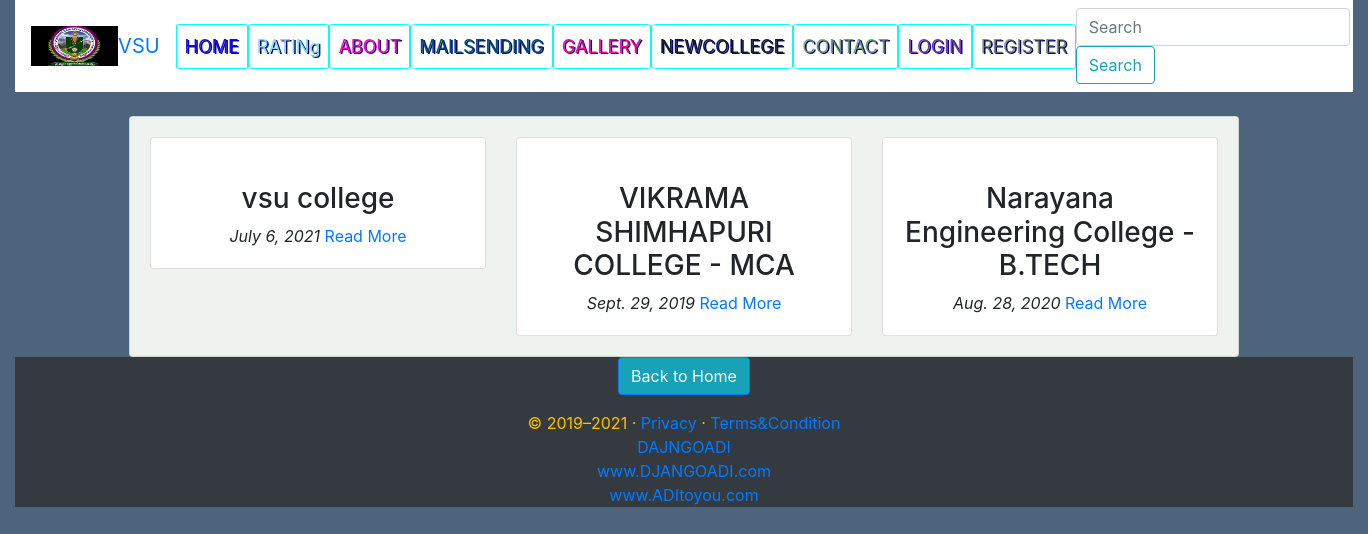
/home/, run on the app's committed database.
### main/models.py (models this page shows, shortened)
class Movie(models.Model):
    name = models.CharField(max_length=300)
    director = models.CharField(max_length=300)
    cast = models.CharField(max_length=800)
    description = models.TextField( max_length=5000)
    release_date = models.DateField()
    averageRating = models.FloatField(default=0)
    image = models.URLField(default=None, null=True)
    class Meta:
        verbose_name_plural = "COLLEGE"

### main/views.py (the view)
# urls.py: 2. Add a URL to urlpatterns:  path('', views.home, name='home')
def home(request):
    query = request.GET.get("title")
    allMovies = None
    if query:
        allMovies = Movie.objects.filter(name__icontains=query)
    else:
        allMovies = Movie.objects.all()  # select * from movie
    context = {
        "movies": allMovies,
    }
    return render(request, 'main/index.html', context)

### main/templates/main/index.html (shortened to what this page needs)
{% extends 'main/base.html' %}
{% load static %}
{% block content %}
<div class="container">
    <br>
    <div class="card" id="backdrop">
        <div class="card-body">
            <div class="row">
                {% for movie in movies %}
                <div class="col-md-4">
                    <div class="card">
                        <div class="card-body">
                            <div class="text-center">
                            <h3 class="text-center">{{ movie.name }}</h3>
                            <i class="text-center">{{ movie.release_date }}</i>
                            <a href="{% url 'main:detail' movie.id %}">Read More</a>
                        </div>
                        </div>
                    </div>
                </div>
                {% endfor %}
            </div>
        </div>
    </div>
</div>
{% endblock %}

### main/templates/main/base.html (shortened to what this page needs)
{% load static %}
<!doctype html>
<html lang="en">
<head>
  <link rel="stylesheet" href="https://maxcdn.bootstrapcdn.com/bootstrap/4.0.0/css/bootstrap.min.css"
>
  {% load static %}
  <link rel="stylesheet" href="{% static 'css/main.css' %}">
</head>
<body>
  <div class="col-sm-12">
    <nav class="navbar navbar-expand-sm navbar-warning bg-white text-white">
      <img src="{% static 'images/logos.jpg' %}" height="40px" />
      <a class="navbar-brand " href="{% url 'main:home' %}">VSU</a>
      <div class="collapse navbar-collapse" id="navbarSupportedContent">
        <ul class="navbar-nav mr-auto">
          <li class="nav-item active">
            <a class="nav-link" style="color:rgb(25, 10, 233)" href="{% url 'main:main' %}">HOME</a>
          </li>
          <li class="nav-item">
            <a class="nav-link active" style="color:rgb(121, 220, 233)" href="{% url 'main:home' %}">RATINg</a>
          </li>
          <li class="nav-item">
            <a class="nav-link active" style="color:rgb(255, 0, 191)" href="{% url 'main:abt' %}">ABOUT</a>
          </li>
          <li class="nav-item">
            <a class="nav-link active" style="color:rgb(0, 82, 102)" href="{% url 'main:email' %}">MAILSENDING</a>
          </li>
          <li class="nav-item">
            <a class="nav-link" style="color:rgb(255, 0, 149)" href="{% url 'main:gallery' %}">GALLERY</a>
          </li>
          <li class="nav-item">
            <a class="nav-link active" style="color:rgb(20, 29, 29)" href="{% url 'main:add_movies' %}">NEWCOLLEGE</a>
          </li>
          <li class="nav-item">
            <a class="nav-link active" style="color:rgba(103, 153, 88, 0.877)" href="{% url 'main:contact' %}">CONTACT</a>
          </li>
          {% if user.is_authenticated %}
          <li class="nav-item dropdown">
            <a class="nav-link active dropdown-toggle" href="#" id="navbarDropdown" role="button" data-toggle="dropdown"
              aria-haspopup="true" aria-expanded="false">
              <small style="color:rgb(122, 114, 114; background-color: white;)">{{ user.username }}</small>
            </a>
            <div class="dropdown-menu " aria-labelledby="navbarDropdown">
              <a class="dropdown-item active" style="color:rgb(223, 231, 148)" href="#">My Profile</a>
              <div class="dropdown-divider"></div>
              <a class="dropdown-item active" style="color:rgb(200, 194, 226)" href="{% url 'admin:index' %}">ADMIN-SITE</a>
              <div class="dropdown-divider"></div>
              <a class="dropdown-item active" style="color:rgb(45, 175, 95)" href="{% url 'accounts:logout' %}">Logout</a>
            </div>
            </div>
          </li>
          {% else %}
          <li class="nav-item">
            <a class="nav-link active" style="color:rgb(117, 57, 167)" href="{% url 'accounts:login' %}">LOGIN</a>
          </li>
          <li class="nav-item">
            <a class="nav-link active" style="color:rgba(91, 112, 58, 0.74)" href="{% url 'accounts:register' %}">REGISTER</a>
          </li>
          {% endif %}
        </ul>
        <form class="form-inline my-0 my-sm-0" method="GET" action="{% url 'main:home' %}">
          <input class="form-control mr-sm-2" type="search" placeholder="Search" aria-label="Search" name="title"><button class="btn btn-outline-info my-2 my-sm-0" type="submit">Search</button>
        </form>
       </div>
    </nav>
    {% block content %}
    {% endblock %}
    <footer class="text-center text-warning bg-dark ">
      <center>
        <p class="float-end"><a href="#"class="btn btn-primary bg-info">Back to Home</a></p>
           <p>&copy; 2019–2021 &middot; <a href="#">Privacy</a> &middot; <a href="#">Terms&Condition</a><br>
           <a href="">DAJNGOADI</a>
      <br>
      <a href="http://aditooyou.pythonanywhere.com/home/">www.DJANGOADI.com</a>
      <br>
      <a href="http://adi3you.pythonanywhere.com/login/">www.ADItoyou.com</a>
        </center>
         </footer>
  </div>
</body>
</html>

### main/static/css/main.css (style rules this page uses)
body { background-color: rgb(76, 100, 124); }
#backdrop { background-color: #eef3ef; }

### main/templates/main/base.html (style rules this page uses)
.nav-link { color: rosybrown; font-size: 18px; text-shadow: 1.5px 0.5px darkblue; border-radius: 5%; border: 1px ridge cyan; overflow: hidden; text-align:center; }

### data on the page
Movie: name "vsu college", release_date "July 6, 2021"
Movie: name "VIKRAMA SHIMHAPURI COLLEGE - MCA", release_date "Sept. 29, 2019"
Movie: name "Narayana Engineering College - B.TECH", release_date "Aug. 28, 2020"
